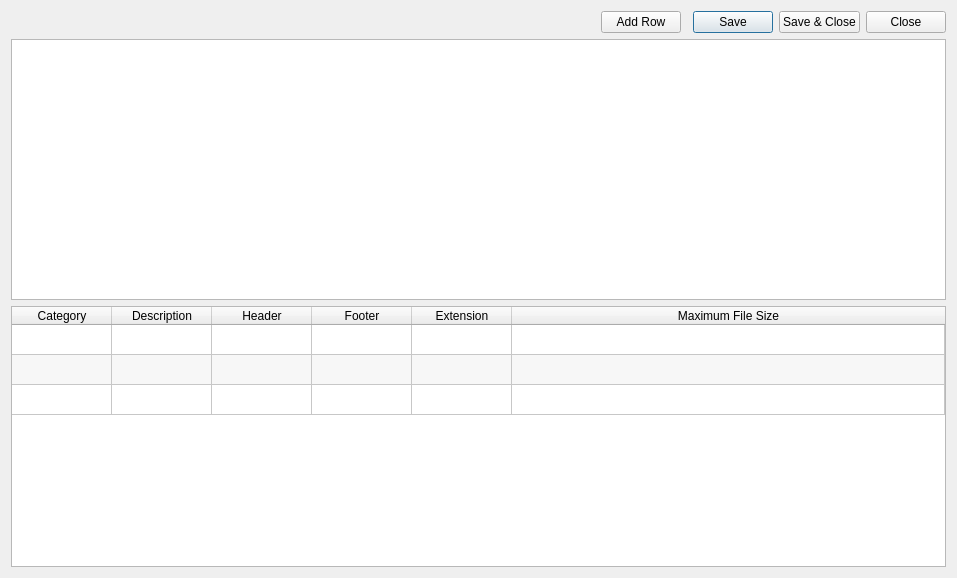
<?xml version="1.0" encoding="UTF-8"?>
<ui version="4.0">
 <class>CarvingFileTypesDialog</class>
 <widget class="QDialog" name="CarvingFileTypesDialog">
  <property name="geometry">
   <rect>
    <x>0</x>
    <y>0</y>
    <width>957</width>
    <height>578</height>
   </rect>
  </property>
  <property name="windowTitle">
   <string>Carving File Types Editor</string>
  </property>
  <layout class="QGridLayout" name="gridLayout_2">
   <item row="0" column="4">
    <widget class="QPushButton" name="savepushbutton">
     <property name="text">
      <string>Save</string>
     </property>
    </widget>
   </item>
   <item row="0" column="5">
    <widget class="QPushButton" name="saveclosepushbutton">
     <property name="text">
      <string>Save &amp;&amp; Close</string>
     </property>
    </widget>
   </item>
   <item row="0" column="0">
    <spacer name="horizontalSpacer">
     <property name="orientation">
      <enum>Qt::Horizontal</enum>
     </property>
     <property name="sizeHint" stdset="0">
      <size>
       <width>40</width>
       <height>20</height>
      </size>
     </property>
    </spacer>
   </item>
   <item row="0" column="2">
    <widget class="QPushButton" name="addrowpushbutton">
     <property name="text">
      <string>Add Row</string>
     </property>
    </widget>
   </item>
   <item row="0" column="6">
    <widget class="QPushButton" name="closebutton">
     <property name="text">
      <string>Close</string>
     </property>
    </widget>
   </item>
   <item row="2" column="0" colspan="7">
    <widget class="QTableWidget" name="filetypestablewidget">
     <property name="showDropIndicator" stdset="0">
      <bool>false</bool>
     </property>
     <property name="dragDropOverwriteMode">
      <bool>false</bool>
     </property>
     <property name="alternatingRowColors">
      <bool>true</bool>
     </property>
     <property name="gridStyle">
      <enum>Qt::SolidLine</enum>
     </property>
     <property name="rowCount">
      <number>3</number>
     </property>
     <property name="columnCount">
      <number>6</number>
     </property>
     <attribute name="horizontalHeaderCascadingSectionResizes">
      <bool>false</bool>
     </attribute>
     <attribute name="horizontalHeaderMinimumSectionSize">
      <number>60</number>
     </attribute>
     <attribute name="horizontalHeaderDefaultSectionSize">
      <number>100</number>
     </attribute>
     <attribute name="horizontalHeaderStretchLastSection">
      <bool>true</bool>
     </attribute>
     <attribute name="verticalHeaderVisible">
      <bool>false</bool>
     </attribute>
     <row/>
     <row/>
     <row/>
     <column>
      <property name="text">
       <string>Category</string>
      </property>
     </column>
     <column>
      <property name="text">
       <string>Description</string>
      </property>
     </column>
     <column>
      <property name="text">
       <string>Header</string>
      </property>
     </column>
     <column>
      <property name="text">
       <string>Footer</string>
      </property>
     </column>
     <column>
      <property name="text">
       <string>Extension</string>
      </property>
     </column>
     <column>
      <property name="text">
       <string>Maximum File Size</string>
      </property>
     </column>
    </widget>
   </item>
   <item row="1" column="0" colspan="7">
    <widget class="QPlainTextEdit" name="filetypeseditor">
     <property name="documentTitle">
      <string/>
     </property>
     <property name="lineWrapMode">
      <enum>QPlainTextEdit::WidgetWidth</enum>
     </property>
    </widget>
   </item>
  </layout>
 </widget>
 <resources/>
 <connections/>
</ui>
